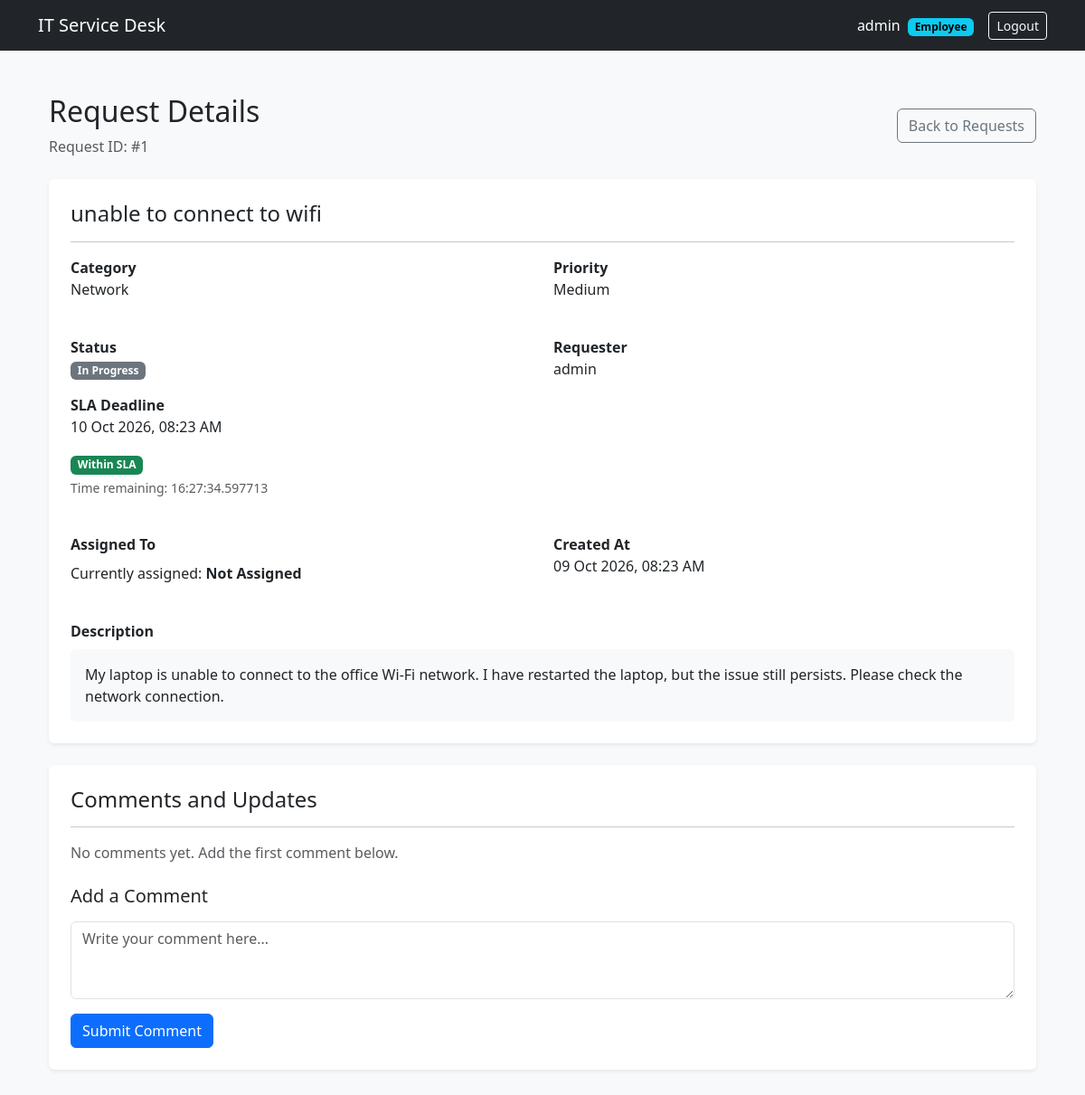
Screenshot of /request/1/ (signed in) with the database file from the repository.
### services/models.py (models this page shows, shortened)
class ServiceRequest(models.Model):
    PRIORITY_CHOICES = [
        ("Critical", "Critical"),
        ("High", "High"),
        ("Medium", "Medium"),
        ("Low", "Low"),
    ]
    STATUS_CHOICES = [
        ("New", "New"),
        ("Assigned", "Assigned"),
        ("In Progress", "In Progress"),
        ("On Hold", "On Hold"),
        ("Resolved", "Resolved"),
        ("Closed", "Closed"),
    ]
    requester = models.ForeignKey(
        User,
        on_delete=models.PROTECT,
        related_name="created_requests"
    )
    subject = models.CharField(max_length=200)
    description = models.TextField()
    category = models.ForeignKey(
        Category,
        on_delete=models.PROTECT,
        related_name="requests"
    )
    priority = models.CharField(
        max_length=20,
        choices=PRIORITY_CHOICES,
        default="Medium",
        db_index=True
    )
    status = models.CharField(
        max_length=20,
        choices=STATUS_CHOICES,
        default="New",
        db_index=True
    )
    assignee = models.ForeignKey(
        User,
        on_delete=models.PROTECT,
        null=True,
        blank=True,
        related_name="assigned_requests"
    )
    created_at = models.DateTimeField(auto_now_add=True)
    updated_at = models.DateTimeField(auto_now=True)
    resolution_details = models.TextField(blank=True)
    resolved_by = models.ForeignKey(
        User,
        on_delete=models.PROTECT,
        null=True,
        blank=True,
        related_name="resolved_requests"
    )
    resolved_at = models.DateTimeField(null=True, blank=True)
    closed_at = models.DateTimeField(null=True, blank=True)
    @property
    def sla_deadline(self):
        sla = SLAConfig.objects.filter(
            priority=self.priority
        ).first()
        if not sla:
            return None
        return self.created_at + timedelta(hours=sla.hours)
    @property
    def is_sla_overdue(self):
        if self.status in ["Resolved", "Closed"]:
            return False
        deadline = self.sla_deadline
        if deadline is None:
            return False
        return timezone.now() > deadline
    @property
    def sla_remaining(self):
        if self.status in ["Resolved", "Closed"]:
            return None
        deadline = self.sla_deadline
        if deadline is None:
            return None
        remaining = deadline - timezone.now()
        return remaining
    class Meta:
        ordering = ["-created_at"]
        indexes = [
            models.Index(fields=["status", "priority"]),
            models.Index(fields=["created_at"]),
        ]

class Category(models.Model):
    name = models.CharField(max_length=100, unique=True)
    description = models.TextField(blank=True)
    def __str__(self):
        return self.name

class SLAConfig(models.Model):
    PRIORITY_CHOICES = [
        ("Critical", "Critical"),
        ("High", "High"),
        ("Medium", "Medium"),
        ("Low", "Low"),
    ]
    priority = models.CharField(
        max_length=20,
        choices=PRIORITY_CHOICES,
        unique=True
    )
    hours = models.PositiveIntegerField(
        validators=[MinValueValidator(1)]
    )

### services/views.py (the view)
# urls.py: path("request/<int:request_id>/", views.request_detail, name="request_detail"),
@login_required(login_url="login")
def request_detail(request, request_id):
    service_request = get_object_or_404(ServiceRequest, id=request_id)
    is_allowed = (
        service_request.requester_id == request.user.id
        or can_view_all_requests(request.user)
    )
    if not is_allowed:
        return _deny(request, "You are not allowed to view this request.")
    if request.method == "POST":
        form = RequestCommentForm(request.POST)
        if form.is_valid():
            comment = form.save(commit=False)
            comment.request = service_request
            comment.author = request.user
            comment.save()
            messages.success(request, "Comment added successfully.")
            return redirect("request_detail", request_id=request_id)
    else:
        form = RequestCommentForm()
    comments = RequestComment.objects.filter(
        request=service_request
    ).select_related("author").order_by("created_at")
    technicians = []
    if can_assign_technician(request.user):
        technicians = User.objects.filter(
            groups__name="Technician", is_active=True
        ).distinct()
    return render(request, "services/request_detail.html", {
        "service_request": service_request,
        "comments": comments,
        "form": form,
        "technicians": technicians,
        "status_choices": ServiceRequest.STATUS_CHOICES,
    })

### services/forms.py
class RequestCommentForm(forms.ModelForm):
    class Meta:
        model = RequestComment
        fields = ["comment"]
        widgets = {
            "comment": forms.Textarea(attrs={
                "class": "form-control",
                "rows": 3,
                "placeholder": "Write your comment here..."
            }),
        }

### services/context_processors.py (called while the page is built)
def roles(request):
    user = request.user
    return {
        "is_it_staff": is_it_staff(user),
        "can_create_request": can_create_request(user),
        "can_assign_technician": can_assign_technician(user),
        "can_update_status": can_update_status(user),
    }

### services/permissions.py (called while the page is built)
def is_it_staff(user):
    return (
        user.is_authenticated
        and not user.is_superuser
        and (
            user.username == "pavan"
            or user.groups.filter(name="Technician").exists()
        )
    )

def can_create_request(user):
    return user.is_authenticated and not is_it_staff(user)

def can_assign_technician(user):
    return is_it_staff(user)

def can_update_status(user):
    return is_it_staff(user)

### services/templates/services/request_detail.html (shortened to what this page needs)
{% extends "services/base.html" %}
{% block content %}
<div class="container-fluid py-4">
    <div class="d-flex justify-content-between align-items-center mb-4">
        <div>
            <h2>Request Details</h2>
            <p class="text-muted mb-0">
                Request ID: #{{ service_request.id }}
            </p>
        </div>
        <a href="{% url 'request_list' %}" class="btn btn-outline-secondary">
            Back to Requests
        </a>
    </div>
    <div class="card shadow-sm border-0 mb-4">
        <div class="card-body p-4">
            <h4>{{ service_request.subject }}</h4>
            <hr>
            <div class="row g-4">
                <div class="col-md-6">
                    <strong>Category</strong>
                    <p>{{ service_request.category }}</p>
                </div>
                <div class="col-md-6">
                    <strong>Priority</strong>
                    <p>{{ service_request.priority }}</p>
                </div>
                <div class="col-md-6">
                    <strong>Status</strong>
                    <p><span class="badge text-bg-secondary">{{ service_request.status }}</span></p>
                    <div class="mt-3">
                        <strong>SLA Deadline</strong>
                        {% if service_request.sla_deadline %}
                            <p>{{ service_request.sla_deadline|date:"d M Y, h:i A" }}</p>
                            {% if service_request.status == "Resolved" or service_request.status == "Closed" %}
                                <span class="badge text-bg-success">Completed</span>
                            {% elif service_request.is_sla_overdue %}
                                <span class="badge text-bg-danger">SLA Overdue</span>
                            {% else %}
                                <span class="badge text-bg-success">Within SLA</span>
                                <p class="text-muted small mt-1">
                                    Time remaining: {{ service_request.sla_remaining }}
                                </p>
                            {% endif %}
                        {% else %}
                            <p class="text-muted">
                                No SLA configuration found for this priority.
                            </p>
                        {% endif %}
                    </div>
                </div>
                <div class="col-md-6">
                    <strong>Requester</strong>
                    <p>{{ service_request.requester.username }}</p>
                </div>
                <div class="col-md-6">
                    <strong>Assigned To</strong>
                    <p class="mt-2">
                        Currently assigned:
                        <strong>
                            {% if service_request.assignee %}
                                {{ service_request.assignee.get_full_name|default:service_request.assignee.username }}
                            {% else %}
                                Not Assigned
                            {% endif %}
                        </strong>
                    </p>
                </div>
                <div class="col-md-6">
                    <strong>Created At</strong>
                    <p>{{ service_request.created_at|date:"d M Y, h:i A" }}</p>
                </div>
                <div class="col-12">
                    <strong>Description</strong>
                    <div class="bg-light p-3 rounded mt-2">
                        {{ service_request.description|linebreaksbr }}
                    </div>
                </div>
            </div>
        </div>
    </div>
    <div class="card shadow-sm border-0 mb-4">
        <div class="card-body p-4">
            <h4 class="mb-3">Comments and Updates</h4>
            <hr>
            {% for comment in comments %}
                <div class="border rounded p-3 mb-3">
                    <div class="d-flex justify-content-between align-items-center flex-wrap">
                        <strong>{{ comment.author.username }}</strong>
                        <small class="text-muted">
                            {{ comment.created_at|date:"d M Y, h:i A" }}
                        </small>
                    </div>
                    <p class="mb-0 mt-2">
                        {{ comment.comment|linebreaksbr }}
                    </p>
                </div>
            {% empty %}
                <p class="text-muted">No comments yet. Add the first comment below.</p>
            {% endfor %}
            <div class="mt-4">
                <h5 class="mb-3">Add a Comment</h5>
                <form method="POST">
                    <div class="mb-3">
                        {{ form.comment }}
                    </div>
                    <button type="submit" class="btn btn-primary">
                        Submit Comment
                    </button>
                </form>
            </div>
        </div>
    </div>
</div>
{% endblock %}

### services/templates/services/base.html (shortened to what this page needs)
<!DOCTYPE html>
<html lang="en">
<head>
    <link
        href="https://cdn.jsdelivr.net/npm/bootstrap@5.3.3/dist/css/bootstrap.min.css"
        rel="stylesheet"
    >
</head>
<body class="bg-light">
<nav class="navbar navbar-dark bg-dark">
    <div class="container">
        <a class="navbar-brand" href="{% url 'request_list' %}">
            IT Service Desk
        </a>
        {% if user.is_authenticated %}
            <div class="d-flex align-items-center gap-3">
                <span class="text-white">
                    {{ user.username }}
                    <span class="badge text-bg-info ms-1">
                        {% if is_it_staff %}IT Staff{% else %}Employee{% endif %}
                    </span>
                </span>
                <form method="post" action="{% url 'logout' %}">
                    <button class="btn btn-outline-light btn-sm"
                            type="submit">
                        Logout
                    </button>
                </form>
            </div>
        {% endif %}
    </div>
</nav>
<main class="container py-4">
    {% block content %}{% endblock %}
</main>
</body>
</html>

### rows the page displays
ServiceRequest: id "1", subject "unable to connect to wifi", category "Network", priority "Medium", status "In Progress", sla_deadline "10 Oct 2026, 08:23 AM", sla_remaining "16:27:34.597713", requester.username "admin", created_at "09 Oct 2026, 08:23 AM", description "My laptop is unable to connect to the office Wi-Fi network. I have restarted the laptop, but the issue still persists. Please check the network connection."

### other values shown
{{ user.username }} "admin"
